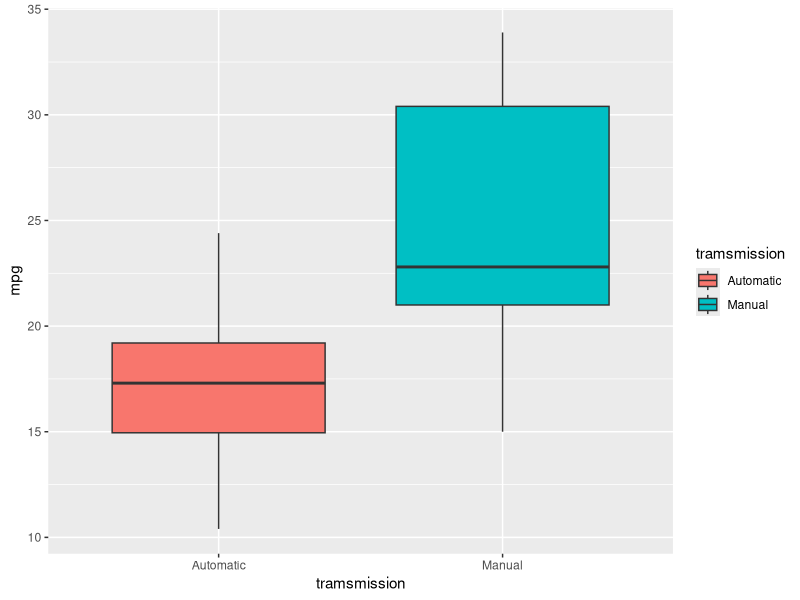

Source code (R):
## ---- chunk 1
data(mtcars)
## ---- chunk 2
library(ggplot2)
library(dplyr)
mtcarsMod <- mutate(mtcars, tramsmission = ifelse(am == 0, "Automatic", "Manual"))
mtcarsMod$tramsmission <- as.factor(mtcarsMod$tramsmission)
ggplot(data = mtcarsMod, aes(x = tramsmission, y = mpg, fill = tramsmission)) + 
   geom_boxplot()
## ---- chunk 3
fit <- lm(mpg ~ am, data = mtcarsMod)
summary(fit)
## ---- chunk 4
round(cor(mtcars), 3)
## ---- chunk 5
fit2 <- lm(mpg ~ hp + qsec + vs + am + carb, mtcarsMod)
summary(fit2)
## ---- chunk 6
fitFull <- lm(mpg ~ ., mtcars)
summary(fitFull)
## ---- chunk 7
summary(lm(mpg ~ cyl, mtcars))
summary(lm(mpg ~ wt, mtcars))
summary(lm(mpg ~ hp, mtcars))
summary(lm(mpg ~ qsec, mtcars))
summary(lm(mpg ~ carb, mtcars))
